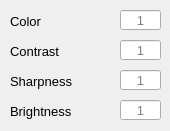
     <widget class="QWidget" name="tab_2">
      <attribute name="title">
       <string>Enhancements</string>
      </attribute>
      <attribute name="toolTip">
       <string>&lt;html&gt;&lt;head/&gt;&lt;body&gt;&lt;p&gt;&lt;span style=&quot; font-size:9pt;&quot;&gt;Select enhancements for images.&lt;/span&gt;&lt;/p&gt;&lt;/body&gt;&lt;/html&gt;</string>
      </attribute>
      <widget class="QLabel" name="label_16">
       <property name="geometry">
        <rect>
         <x>10</x>
         <y>10</y>
         <width>81</width>
         <height>22</height>
        </rect>
       </property>
       <property name="font">
        <font>
         <family>Segoe UI</family>
         <pointsize>10</pointsize>
        </font>
       </property>
       <property name="styleSheet">
        <string notr="true"/>
       </property>
       <property name="text">
        <string>Color</string>
       </property>
       <property name="alignment">
        <set>Qt::AlignLeading|Qt::AlignLeft|Qt::AlignVCenter</set>
       </property>
      </widget>
      <widget class="QLabel" name="label_17">
       <property name="geometry">
        <rect>
         <x>10</x>
         <y>40</y>
         <width>81</width>
         <height>22</height>
        </rect>
       </property>
       <property name="font">
        <font>
         <family>Segoe UI</family>
         <pointsize>10</pointsize>
        </font>
       </property>
       <property name="styleSheet">
        <string notr="true"/>
       </property>
       <property name="text">
        <string>Contrast</string>
       </property>
       <property name="alignment">
        <set>Qt::AlignLeading|Qt::AlignLeft|Qt::AlignVCenter</set>
       </property>
      </widget>
      <widget class="QLabel" name="label_18">
       <property name="geometry">
        <rect>
         <x>10</x>
         <y>70</y>
         <width>81</width>
         <height>22</height>
        </rect>
       </property>
       <property name="font">
        <font>
         <family>Segoe UI</family>
         <pointsize>10</pointsize>
        </font>
       </property>
       <property name="styleSheet">
        <string notr="true"/>
       </property>
       <property name="text">
        <string>Sharpness</string>
       </property>
       <property name="alignment">
        <set>Qt::AlignLeading|Qt::AlignLeft|Qt::AlignVCenter</set>
       </property>
      </widget>
      <widget class="QLabel" name="label_19">
       <property name="geometry">
        <rect>
         <x>10</x>
         <y>100</y>
         <width>81</width>
         <height>22</height>
        </rect>
       </property>
       <property name="font">
        <font>
         <family>Segoe UI</family>
         <pointsize>10</pointsize>
        </font>
       </property>
       <property name="styleSheet">
        <string notr="true"/>
       </property>
       <property name="text">
        <string>Brightness</string>
       </property>
       <property name="alignment">
        <set>Qt::AlignLeading|Qt::AlignLeft|Qt::AlignVCenter</set>
       </property>
      </widget>
      <widget class="QLineEdit" name="input_color">
       <property name="geometry">
        <rect>
         <x>120</x>
         <y>10</y>
         <width>41</width>
         <height>20</height>
        </rect>
       </property>
       <property name="font">
        <font>
         <family>Segoe UI</family>
         <pointsize>10</pointsize>
        </font>
       </property>
       <property name="styleSheet">
        <string notr="true"/>
       </property>
       <property name="inputMethodHints">
        <set>Qt::ImhPreferNumbers</set>
       </property>
       <property name="maxLength">
        <number>3</number>
       </property>
       <property name="alignment">
        <set>Qt::AlignCenter</set>
       </property>
       <property name="placeholderText">
        <string>1</string>
       </property>
      </widget>
      <widget class="QLineEdit" name="input_contrast">
       <property name="geometry">
        <rect>
         <x>120</x>
         <y>40</y>
         <width>41</width>
         <height>20</height>
        </rect>
       </property>
       <property name="font">
        <font>
         <family>Segoe UI</family>
         <pointsize>10</pointsize>
        </font>
       </property>
       <property name="styleSheet">
        <string notr="true"/>
       </property>
       <property name="inputMethodHints">
        <set>Qt::ImhPreferNumbers</set>
       </property>
       <property name="maxLength">
        <number>3</number>
       </property>
       <property name="alignment">
        <set>Qt::AlignCenter</set>
       </property>
       <property name="placeholderText">
        <string>1</string>
       </property>
      </widget>
      <widget class="QLineEdit" name="input_sharpness">
       <property name="geometry">
        <rect>
         <x>120</x>
         <y>70</y>
         <width>41</width>
         <height>20</height>
        </rect>
       </property>
       <property name="font">
        <font>
         <family>Segoe UI</family>
         <pointsize>10</pointsize>
        </font>
       </property>
       <property name="styleSheet">
        <string notr="true"/>
       </property>
       <property name="inputMethodHints">
        <set>Qt::ImhPreferNumbers</set>
       </property>
       <property name="maxLength">
        <number>3</number>
       </property>
       <property name="alignment">
        <set>Qt::AlignCenter</set>
       </property>
       <property name="placeholderText">
        <string>1</string>
       </property>
      </widget>
      <widget class="QLineEdit" name="input_brightness">
       <property name="geometry">
        <rect>
         <x>120</x>
         <y>100</y>
         <width>41</width>
         <height>20</height>
        </rect>
       </property>
       <property name="font">
        <font>
         <family>Segoe UI</family>
         <pointsize>10</pointsize>
        </font>
       </property>
       <property name="styleSheet">
        <string notr="true"/>
       </property>
       <property name="inputMethodHints">
        <set>Qt::ImhPreferNumbers</set>
       </property>
       <property name="maxLength">
        <number>3</number>
       </property>
       <property name="alignment">
        <set>Qt::AlignCenter</set>
       </property>
       <property name="placeholderText">
        <string>1</string>
       </property>
      </widget>
     </widget>
